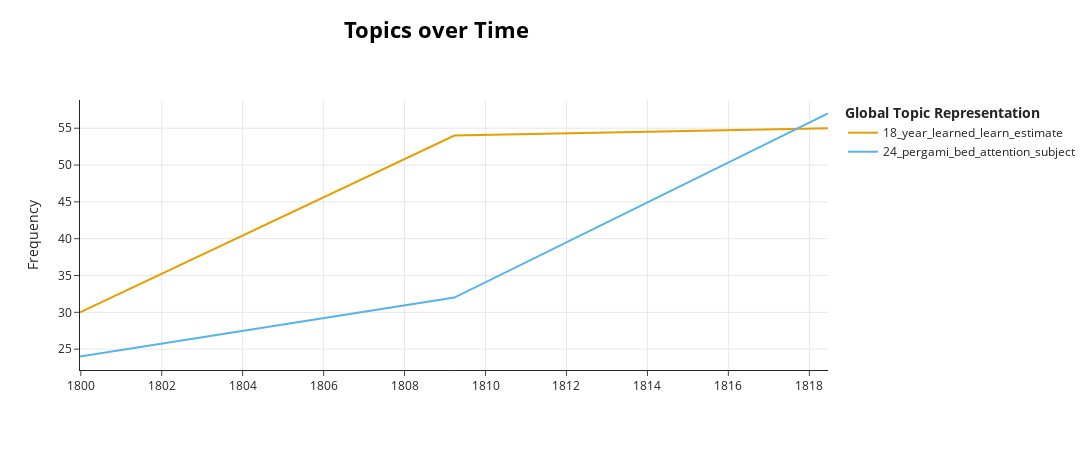

The code cell stored with this chart in its notebook:
### Code cell
#model.visualize_topics_over_time(topics_over_time, top_n_topics=5)
#model.visualize_topics_over_time(topics_over_time)
model.visualize_topics_over_time(topics_over_time, topics=[24, 18])

### Figure 1 — Plotly figure (JSON) as saved in the notebook; plotly's stock layout.template omitted (floating-point values rounded to 4 significant figures)
{"data": [{"hoverinfo": "text", "hovertext": ["<b>Topic 18</b><br>Words: learned, year, learn, learned learned, junot", "<b>Topic 18</b><br>Words: year, learned, last, last year, learn", "<b>Topic 18</b><br>Words: year, learned, estimate, reduction, country"], "marker": {"color": "#E69F00"}, "mode": "lines", "name": "18_year_learned_learn_estimate", "x": ["1799-12-24T16:42:14.400000", "1809-03-26T01:50:46.153845", "1818-06-18T03:41:32.307692"], "y": [30, 54, 55], "type": "scatter"}, {"hoverinfo": "text", "hovertext": ["<b>Topic 24</b><br>Words: fox, attention, subject, felt experience, difficulty", "<b>Topic 24</b><br>Words: subject, attention, call attention, pergami, delay", "<b>Topic 24</b><br>Words: pergami, bed, princess, attention, subject"], "marker": {"color": "#56B4E9"}, "mode": "lines", "name": "24_pergami_bed_attention_subject", "x": ["1799-12-24T16:42:14.400000", "1809-03-26T01:50:46.153845", "1818-06-18T03:41:32.307692"], "y": [24, 32, 57], "type": "scatter"}], "layout": {"xaxis": {"showgrid": true}, "yaxis": {"showgrid": true, "title": {"text": "Frequency"}}, "title": {"font": {"size": 22, "color": "Black"}, "text": "<b>Topics over Time</b>", "y": 0.95, "x": 0.4, "xanchor": "center", "yanchor": "top"}, "hoverlabel": {"font": {"size": 16, "family": "Rockwell"}, "bgcolor": "white"}, "width": 1250, "height": 450, "legend": {"title": {"text": "<b>Global Topic Representation"}}}}
